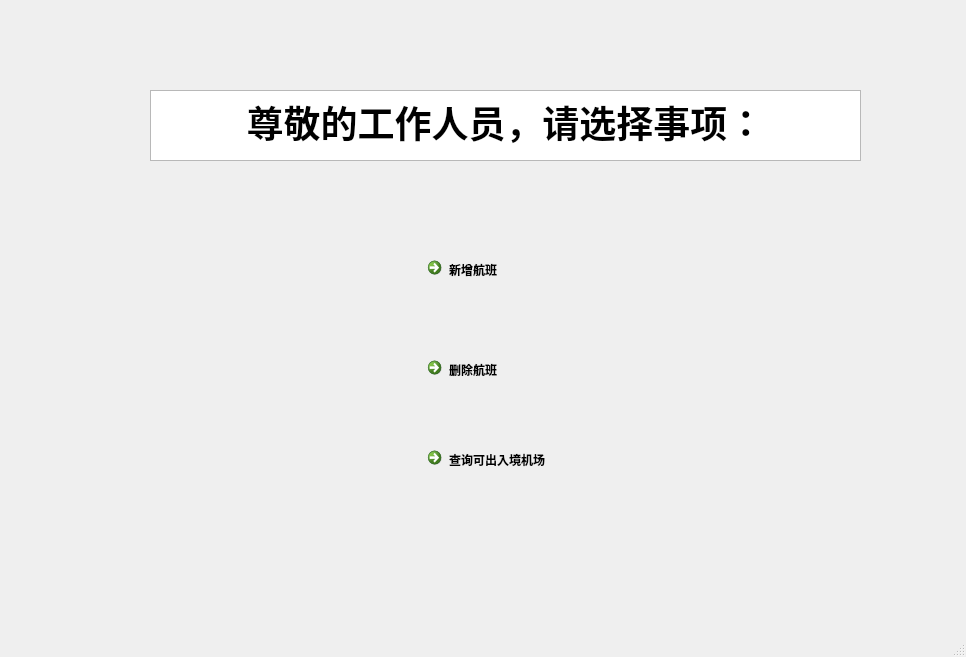
<?xml version="1.0" encoding="UTF-8"?>
<ui version="4.0">
 <class>MainWindow</class>
 <widget class="QMainWindow" name="MainWindow">
  <property name="geometry">
   <rect>
    <x>0</x>
    <y>0</y>
    <width>966</width>
    <height>657</height>
   </rect>
  </property>
  <property name="windowTitle">
   <string>MainWindow</string>
  </property>
  <widget class="QWidget" name="centralwidget">
   <widget class="QTextEdit" name="textEdit">
    <property name="geometry">
     <rect>
      <x>150</x>
      <y>90</y>
      <width>711</width>
      <height>71</height>
     </rect>
    </property>
    <property name="html">
     <string>&lt;!DOCTYPE HTML PUBLIC &quot;-//W3C//DTD HTML 4.0//EN&quot; &quot;http://www.w3.org/TR/REC-html40/strict.dtd&quot;&gt;
&lt;html&gt;&lt;head&gt;&lt;meta name=&quot;qrichtext&quot; content=&quot;1&quot; /&gt;&lt;style type=&quot;text/css&quot;&gt;
p, li { white-space: pre-wrap; }
&lt;/style&gt;&lt;/head&gt;&lt;body style=&quot; font-family:'SimSun'; font-size:9pt; font-weight:400; font-style:normal;&quot;&gt;
&lt;p align=&quot;center&quot; style=&quot; margin-top:0px; margin-bottom:0px; margin-left:0px; margin-right:0px; -qt-block-indent:0; text-indent:0px;&quot;&gt;&lt;span style=&quot; font-size:28pt; font-weight:600;&quot;&gt;尊敬的工作人员，请选择事项：&lt;/span&gt;&lt;/p&gt;&lt;/body&gt;&lt;/html&gt;</string>
    </property>
   </widget>
   <widget class="QCommandLinkButton" name="commandLinkButton">
    <property name="geometry">
     <rect>
      <x>420</x>
      <y>250</y>
      <width>186</width>
      <height>41</height>
     </rect>
    </property>
    <property name="text">
     <string>新增航班</string>
    </property>
   </widget>
   <widget class="QCommandLinkButton" name="commandLinkButton_2">
    <property name="geometry">
     <rect>
      <x>420</x>
      <y>350</y>
      <width>186</width>
      <height>41</height>
     </rect>
    </property>
    <property name="text">
     <string>删除航班</string>
    </property>
   </widget>
   <widget class="QCommandLinkButton" name="commandLinkButton_3">
    <property name="geometry">
     <rect>
      <x>420</x>
      <y>440</y>
      <width>186</width>
      <height>41</height>
     </rect>
    </property>
    <property name="text">
     <string>查询可出入境机场</string>
    </property>
   </widget>
  </widget>
  <widget class="QMenuBar" name="menubar">
   <property name="geometry">
    <rect>
     <x>0</x>
     <y>0</y>
     <width>966</width>
     <height>22</height>
    </rect>
   </property>
  </widget>
  <widget class="QStatusBar" name="statusbar"/>
 </widget>
 <resources/>
 <connections/>
</ui>
